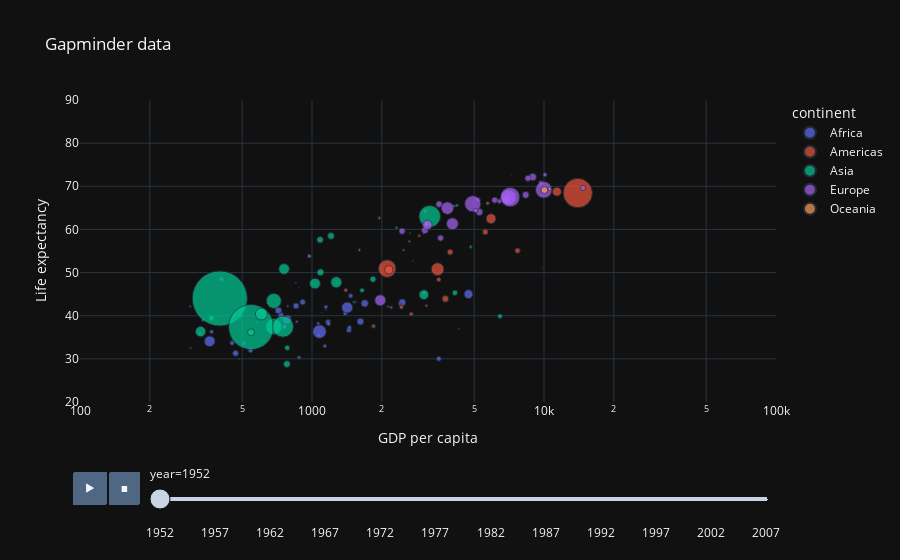

Notebook code for this chart:
### Markdown cell above
#### Custom

### Code cell


### Figure 1 — Plotly figure (JSON) as saved in the notebook; plotly's stock layout.template omitted (floating-point values rounded to 4 significant figures)
{"data": [{"hovertemplate": "continent=Africa<br>year=1952<br>GDP per capita=%{x}<br>Life expectancy=%{y}<br>pop=%{marker.size}<extra></extra>", "ids": ["Algeria", "Angola", "Benin", "Botswana", "Burkina Faso", "Burundi", "Cameroon", "Central African Republic", "Chad", "Comoros", "Congo, Dem. Rep.", "Congo, Rep.", "Cote d'Ivoire", "Djibouti", "Egypt", "Equatorial Guinea", "Eritrea", "Ethiopia", "Gabon", "Gambia", "Ghana", "Guinea", "Guinea-Bissau", "Kenya", "Lesotho", "Liberia", "Libya", "Madagascar", "Malawi", "Mali", "Mauritania", "Mauritius", "Morocco", "Mozambique", "Namibia", "Niger", "Nigeria", "Reunion", "Rwanda", "Sao Tome and Principe", "Senegal", "Sierra Leone", "Somalia", "South Africa", "Sudan", "Swaziland", "Tanzania", "Togo", "Tunisia", "Uganda", "Zambia", "Zimbabwe"], "legendgroup": "Africa", "marker": {"color": "#636efa", "size": [9279525, 4232095, 1738315, 442308, 4469979, 2445618, 5009067, 1291695, 2682462, 153936, 14100005, 854885, 2977019, 63149, 22223309, 216964, 1438760, 20860941, 420702, 284320, 5581001, 2664249, 580653, 6464046, 748747, 863308, 1019729, 4762912, 2917802, 3838168, 1022556, 516556, 9939217, 6446316, 485831, 3379468, 33119096, 257700, 2534927, 60011, 2755589, 2143249, 2526994, 14264935, 8504667, 290243, 8322925, 1219113, 3647735, 5824797, 2672000, 3080907], "sizemode": "area", "sizeref": 366300.0, "symbol": "circle"}, "mode": "markers", "name": "Africa", "orientation": "v", "showlegend": true, "type": "scatter", "x": [2449.0, 3521.0, 1063.0, 851.2, 543.3, 339.3, 1173.0, 1071.0, 1179.0, 1103.0, 780.5, 2126.0, 1389.0, 2670.0, 1419.0, 375.6, 328.9, 362.1, 4293.0, 485.2, 911.3, 510.2, 299.9, 853.5, 298.8, 575.6, 2388.0, 1443.0, 369.2, 452.3, 743.1, 1968.0, 1688.0, 468.5, 2424.0, 761.9, 1077.0, 2719.0, 493.3, 879.6, 1450.0, 879.8, 1136.0, 4725.0, 1616.0, 1148.0, 716.7, 859.8, 1468.0, 734.8, 1147.0, 406.9], "xaxis": "x", "y": [43.08, 30.02, 38.22, 47.62, 31.98, 39.03, 38.52, 35.46, 38.09, 40.72, 39.14, 42.11, 40.48, 34.81, 41.89, 34.48, 35.93, 34.08, 37.0, 30, 43.15, 33.61, 32.5, 42.27, 42.14, 38.48, 42.72, 36.68, 36.26, 33.69, 40.54, 50.99, 42.87, 31.29, 41.73, 37.44, 36.32, 52.72, 40, 46.47, 37.28, 30.33, 32.98, 45.01, 38.63, 41.41, 41.22, 38.6, 44.6, 39.98, 42.04, 48.45], "yaxis": "y"}, {"hovertemplate": "continent=Americas<br>year=1952<br>GDP per capita=%{x}<br>Life expectancy=%{y}<br>pop=%{marker.size}<extra></extra>", "ids": ["Argentina", "Bolivia", "Brazil", "Canada", "Chile", "Colombia", "Costa Rica", "Cuba", "Dominican Republic", "Ecuador", "El Salvador", "Guatemala", "Haiti", "Honduras", "Jamaica", "Mexico", "Nicaragua", "Panama", "Paraguay", "Peru", "Puerto Rico", "Trinidad and Tobago", "United States", "Uruguay", "Venezuela"], "legendgroup": "Americas", "marker": {"color": "#EF553B", "size": [17876956, 2883315, 56602560, 14785584, 6377619, 12350771, 926317, 6007797, 2491346, 3548753, 2042865, 3146381, 3201488, 1517453, 1426095, 30144317, 1165790, 940080, 1555876, 8025700, 2227000, 662850, 157553000, 2252965, 5439568], "sizemode": "area", "sizeref": 366300.0, "symbol": "circle"}, "mode": "markers", "name": "Americas", "orientation": "v", "showlegend": true, "type": "scatter", "x": [5911.0, 2677.0, 2109.0, 11370.0, 3940.0, 2144.0, 2627.0, 5587.0, 1398.0, 3522.0, 3048.0, 2428.0, 1840.0, 2195.0, 2899.0, 3478.0, 3112.0, 2480.0, 1952.0, 3759.0, 3082.0, 3023.0, 13990.0, 5717.0, 7690.0], "xaxis": "x", "y": [62.48, 40.41, 50.92, 68.75, 54.74, 50.64, 57.21, 59.42, 45.93, 48.36, 45.26, 42.02, 37.58, 41.91, 58.53, 50.79, 42.31, 55.19, 62.65, 43.9, 64.28, 59.1, 68.44, 66.07, 55.09], "yaxis": "y"}, {"hovertemplate": "continent=Asia<br>year=1952<br>GDP per capita=%{x}<br>Life expectancy=%{y}<br>pop=%{marker.size}<extra></extra>", "ids": ["Afghanistan", "Bahrain", "Bangladesh", "Cambodia", "China", "Hong Kong, China", "India", "Indonesia", "Iran", "Iraq", "Israel", "Japan", "Jordan", "Korea, Dem. Rep.", "Korea, Rep.", "Kuwait", "Lebanon", "Malaysia", "Mongolia", "Myanmar", "Nepal", "Oman", "Pakistan", "Philippines", "Saudi Arabia", "Singapore", "Sri Lanka", "Syria", "Taiwan", "Thailand", "Vietnam", "West Bank and Gaza", "Yemen, Rep."], "legendgroup": "Asia", "marker": {"color": "#00cc96", "size": [8425333, 120447, 46886859, 4693836, 556263527, 2125900, 372000000, 82052000, 17272000, 5441766, 1620914, 86459025, 607914, 8865488, 20947571, 160000, 1439529, 6748378, 800663, 20092996, 9182536, 507833, 41346560, 22438691, 4005677, 1127000, 7982342, 3661549, 8550362, 21289402, 26246839, 1030585, 4963829], "sizemode": "area", "sizeref": 366300.0, "symbol": "circle"}, "mode": "markers", "name": "Asia", "orientation": "v", "showlegend": true, "type": "scatter", "x": [779.4, 9867.0, 684.2, 368.5, 400.4, 3054.0, 546.6, 749.7, 3035.0, 4130.0, 4087.0, 3217.0, 1547.0, 1088.0, 1031.0, 108400.0, 4835.0, 1831.0, 786.6, 331, 545.9, 1828.0, 684.6, 1273.0, 6460.0, 2315.0, 1084.0, 1643.0, 1207.0, 757.8, 605.1, 1516.0, 781.7], "xaxis": "x", "y": [28.8, 50.94, 37.48, 39.42, 44, 60.96, 37.37, 37.47, 44.87, 45.32, 65.39, 63.03, 43.16, 50.06, 47.45, 55.56, 55.93, 48.46, 42.24, 36.32, 36.16, 37.58, 43.44, 47.75, 39.88, 60.4, 57.59, 45.88, 58.5, 50.85, 40.41, 43.16, 32.55], "yaxis": "y"}, {"hovertemplate": "continent=Europe<br>year=1952<br>GDP per capita=%{x}<br>Life expectancy=%{y}<br>pop=%{marker.size}<extra></extra>", "ids": ["Albania", "Austria", "Belgium", "Bosnia and Herzegovina", "Bulgaria", "Croatia", "Czech Republic", "Denmark", "Finland", "France", "Germany", "Greece", "Hungary", "Iceland", "Ireland", "Italy", "Montenegro", "Netherlands", "Norway", "Poland", "Portugal", "Romania", "Serbia", "Slovak Republic", "Slovenia", "Spain", "Sweden", "Switzerland", "Turkey", "United Kingdom"], "legendgroup": "Europe", "marker": {"color": "#ab63fa", "size": [1282697, 6927772, 8730405, 2791000, 7274900, 3882229, 9125183, 4334000, 4090500, 42459667, 69145952, 7733250, 9504000, 147962, 2952156, 47666000, 413834, 10381988, 3327728, 25730551, 8526050, 16630000, 6860147, 3558137, 1489518, 28549870, 7124673, 4815000, 22235677, 50430000], "sizemode": "area", "sizeref": 366300.0, "symbol": "circle"}, "mode": "markers", "name": "Europe", "orientation": "v", "showlegend": true, "type": "scatter", "x": [1601.0, 6137.0, 8343.0, 973.5, 2444.0, 3119.0, 6876.0, 9692.0, 6425.0, 7030.0, 7144.0, 3531.0, 5264.0, 7268.0, 5210.0, 4931.0, 2648.0, 8942.0, 10100.0, 4029.0, 3068.0, 3145.0, 3581.0, 5075.0, 4215.0, 3834.0, 8528.0, 14730.0, 1969.0, 9980.0], "xaxis": "x", "y": [55.23, 66.8, 68, 53.82, 59.6, 61.21, 66.87, 70.78, 66.55, 67.41, 67.5, 65.86, 64.03, 72.49, 66.91, 65.94, 59.16, 72.13, 72.67, 61.31, 59.82, 61.05, 58.0, 64.36, 65.57, 64.94, 71.86, 69.62, 43.59, 69.18], "yaxis": "y"}, {"hovertemplate": "continent=Oceania<br>year=1952<br>GDP per capita=%{x}<br>Life expectancy=%{y}<br>pop=%{marker.size}<extra></extra>", "ids": ["Australia", "New Zealand"], "legendgroup": "Oceania", "marker": {"color": "#FFA15A", "size": [8691212, 1994794], "sizemode": "area", "sizeref": 366300.0, "symbol": "circle"}, "mode": "markers", "name": "Oceania", "orientation": "v", "showlegend": true, "type": "scatter", "x": [10040.0, 10560.0], "xaxis": "x", "y": [69.12, 69.39], "yaxis": "y"}], "layout": {"legend": {"itemsizing": "constant", "title": {"text": "continent"}, "tracegroupgap": 0}, "sliders": [{"active": 0, "currentvalue": {"prefix": "year="}, "len": 0.9, "pad": {"b": 10, "t": 60}, "steps": [{"args": [["1952"], {"frame": {"duration": 0, "redraw": false}, "fromcurrent": true, "mode": "immediate", "transition": {"duration": 0, "easing": "linear"}}], "label": "1952", "method": "animate"}, {"args": [["1957"], {"frame": {"duration": 0, "redraw": false}, "fromcurrent": true, "mode": "immediate", "transition": {"duration": 0, "easing": "linear"}}], "label": "1957", "method": "animate"}, {"args": [["1962"], {"frame": {"duration": 0, "redraw": false}, "fromcurrent": true, "mode": "immediate", "transition": {"duration": 0, "easing": "linear"}}], "label": "1962", "method": "animate"}, {"args": [["1967"], {"frame": {"duration": 0, "redraw": false}, "fromcurrent": true, "mode": "immediate", "transition": {"duration": 0, "easing": "linear"}}], "label": "1967", "method": "animate"}, {"args": [["1972"], {"frame": {"duration": 0, "redraw": false}, "fromcurrent": true, "mode": "immediate", "transition": {"duration": 0, "easing": "linear"}}], "label": "1972", "method": "animate"}, {"args": [["1977"], {"frame": {"duration": 0, "redraw": false}, "fromcurrent": true, "mode": "immediate", "transition": {"duration": 0, "easing": "linear"}}], "label": "1977", "method": "animate"}, {"args": [["1982"], {"frame": {"duration": 0, "redraw": false}, "fromcurrent": true, "mode": "immediate", "transition": {"duration": 0, "easing": "linear"}}], "label": "1982", "method": "animate"}, {"args": [["1987"], {"frame": {"duration": 0, "redraw": false}, "fromcurrent": true, "mode": "immediate", "transition": {"duration": 0, "easing": "linear"}}], "label": "1987", "method": "animate"}, {"args": [["1992"], {"frame": {"duration": 0, "redraw": false}, "fromcurrent": true, "mode": "immediate", "transition": {"duration": 0, "easing": "linear"}}], "label": "1992", "method": "animate"}, {"args": [["1997"], {"frame": {"duration": 0, "redraw": false}, "fromcurrent": true, "mode": "immediate", "transition": {"duration": 0, "easing": "linear"}}], "label": "1997", "method": "animate"}, {"args": [["2002"], {"frame": {"duration": 0, "redraw": false}, "fromcurrent": true, "mode": "immediate", "transition": {"duration": 0, "easing": "linear"}}], "label": "2002", "method": "animate"}, {"args": [["2007"], {"frame": {"duration": 0, "redraw": false}, "fromcurrent": true, "mode": "immediate", "transition": {"duration": 0, "easing": "linear"}}], "label": "2007", "method": "animate"}], "x": 0.1, "xanchor": "left", "y": 0, "yanchor": "top"}], "title": {"text": "Gapminder data"}, "updatemenus": [{"buttons": [{"args": [null, {"frame": {"duration": 500, "redraw": false}, "fromcurrent": true, "mode": "immediate", "transition": {"duration": 500, "easing": "linear"}}], "label": "&#9654;", "method": "animate"}, {"args": [[null], {"frame": {"duration": 0, "redraw": false}, "fromcurrent": true, "mode": "immediate", "transition": {"duration": 0, "easing": "linear"}}], "label": "&#9724;", "method": "animate"}], "direction": "left", "pad": {"r": 10, "t": 70}, "showactive": false, "type": "buttons", "x": 0.1, "xanchor": "right", "y": 0, "yanchor": "top"}], "xaxis": {"anchor": "y", "domain": [0, 1], "range": [2, 5], "title": {"text": "GDP per capita"}, "type": "log"}, "yaxis": {"anchor": "x", "domain": [0, 1], "range": [20, 90], "title": {"text": "Life expectancy"}}}}
